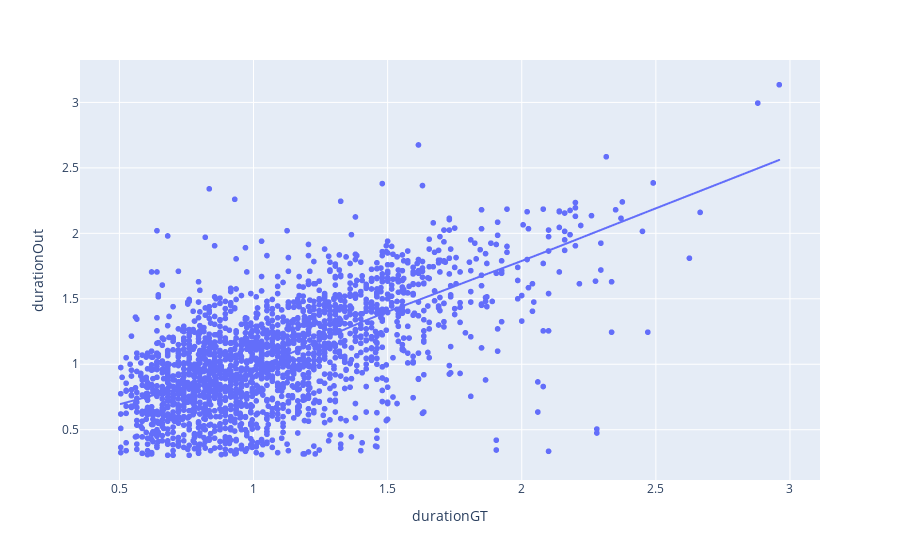

Source (notebook cell):
### Code cell
px.scatter(allTablesOut[allTablesOut.tp],x="durationGT",y="durationOut",trendline="lowess")

### Figure 1 — Plotly figure (JSON) as saved in the notebook; plotly's stock layout.template omitted (floating-point values rounded to 4 significant figures; data arrays with more than 128 entries replaced by an {"elided": "..."} marker saying what was removed)
{"data": [{"hovertemplate": "durationGT=%{x}<br>durationOut=%{y}<extra></extra>", "legendgroup": "", "marker": {"color": "#636efa", "symbol": "circle"}, "mode": "markers", "name": "", "showlegend": false, "type": "scattergl", "x": {"elided": "2054 float values"}, "xaxis": "x", "y": {"elided": "2054 float values"}, "yaxis": "y"}, {"hovertemplate": "<b>LOWESS trendline</b><br><br>durationGT=%{x}<br>durationOut=%{y} <b>(trend)</b><extra></extra>", "legendgroup": "", "marker": {"color": "#636efa", "symbol": "circle"}, "mode": "lines", "name": "", "showlegend": false, "type": "scattergl", "x": {"elided": "2054 float values"}, "xaxis": "x", "y": {"elided": "2054 float values"}, "yaxis": "y"}], "layout": {"legend": {"tracegroupgap": 0}, "margin": {"t": 60}, "xaxis": {"anchor": "y", "domain": [0, 1], "title": {"text": "durationGT"}}, "yaxis": {"anchor": "x", "domain": [0, 1], "title": {"text": "durationOut"}}}}
